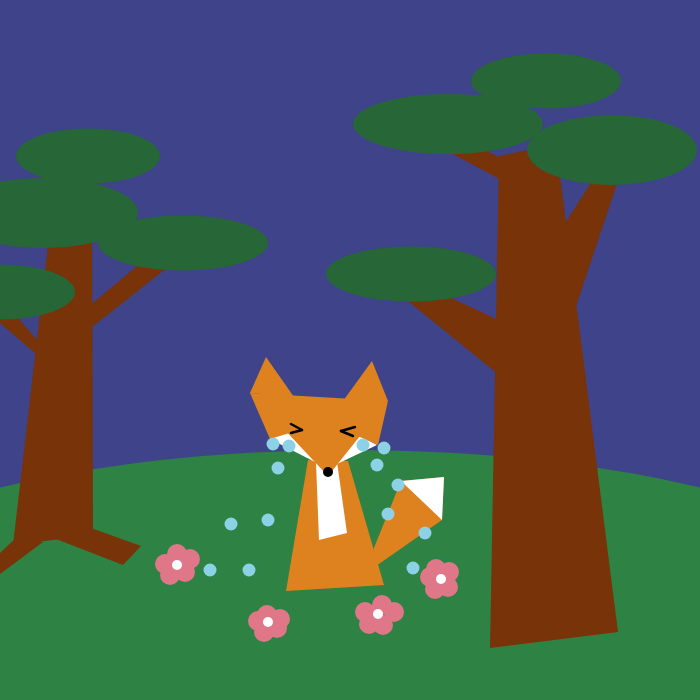
Frame 1 (no input)
Frame 60 (no input): identical to frame 1, image omitted
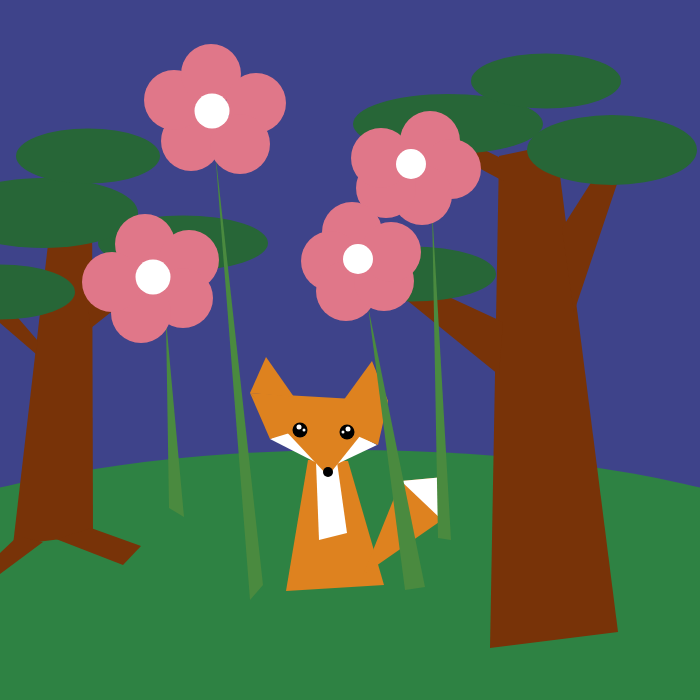
Frame 120 (the mouse pressed at the canvas centre since frame 60)

The p5.js sketch that drew these frames (run headless with seeded random() and noise() and a simulated clock; from frame 60 on, the mouse is pressed at the canvas centre):

// p5.js sketch
// ── sketch.js
function setup() {
  createCanvas(700, 700);
}


function draw() {
  background(62, 67, 138);
  noStroke();
  //ground
  fill(46, 130, 67);
  ellipse(width / 2, 650, 1200, 400)
  //tree 1
  fill(120, 51, 8);
  quad(93, 535, 13, 545, 54, 193, 92, 190);
  quad(91, 528, 141, 546, 123, 565, 56, 539);
  quad(91, 328, 168, 267, 161, 246, 88, 307);
  quad(161, 271, 228, 261, 222, 241, 164, 249);
  quad(36, 354, 0, 323, 0, 297, 38, 341);
  quad(18, 536, 0, 553, 0, 574, 43, 542);
  //tree 2
  quad(490, 648, 499, 156, 556, 144, 618, 632);
  quad(499, 375, 403, 297, 436, 291, 503, 322);
  quad(562, 228, 608, 156, 624, 163, 574, 312);
  quad(505, 182, 449, 152, 462, 139, 505, 160);

  //leaves tree 1
  fill(39, 102, 55);
  ellipse(183, 243, 170, 55);
  ellipse(0, 292, 150, 55);
  ellipse(43, 213, 190, 70);
  ellipse(88, 156, 144, 55);
  //leaves tree 2
  ellipse(411, 274, 170, 55);
  ellipse(448, 124, 190, 60);
  ellipse(612, 150, 170, 70);
  ellipse(546, 81, 150, 55);

  //baby fox
  //body
  fill(222, 130, 31);
  quad(308, 460, 348, 461, 384, 585, 286, 591);
  //tail
  quad(401, 481, 444, 477, 442, 520, 363, 575);
  //white fur
  fill('white');
  quad(316, 462, 337, 462, 347, 533, 319, 540);
  triangle(317, 463, 290, 430, 270, 439);
  triangle(337, 464, 357, 434, 377, 445);
  triangle(442, 520, 401, 481, 444, 477)

  //face
  fill(222, 130, 31);
  triangle(250, 393, 388, 401, 328, 476);
  //ears
  triangle(250, 393, 266, 357, 294, 397);
  triangle(343, 401, 372, 361, 388, 401);
  //cheeks
  triangle(250, 393, 270, 439, 293, 432);
  triangle(353, 434, 388, 401, 378, 445);
  //nose
  fill('black');
  ellipse(328, 472, 10, 10);


  if (mouseIsPressed) {
    fill('black');
    ellipse(300, 430, 15, 15);
    ellipse(347, 432, 15, 15);
    fill('white');
    ellipse(299, 427, 5, 5);
    ellipse(304, 430, 3, 3);
    ellipse(348, 429, 5, 5);
    ellipse(343, 432, 3, 3);
    //stems
    fill(74, 138, 63);
    triangle(166, 320, 184, 517, 169, 508);
    triangle(368, 306, 405, 590, 425, 587);
    triangle(432, 207, 438, 538, 451, 540);
    triangle(250, 600, 215, 150, 263, 585)
    //big flowers
    fill(224, 119, 137);
    ellipse(191, 141, 60, 60);
    ellipse(174, 100, 60, 60);
    ellipse(211, 74, 60, 60);
    ellipse(256, 103, 60, 60);
    ellipse(240, 144, 60, 60);

    ellipse(430, 141, 60, 60);
    ellipse(451, 169, 60, 60);
    ellipse(422, 195, 60, 60);
    ellipse(386, 188, 60, 60);
    ellipse(381, 158, 60, 60);

    ellipse(145, 244, 60, 60);
    ellipse(189, 260, 60, 60);
    ellipse(183, 298, 60, 60);
    ellipse(141, 313, 60, 60);
    ellipse(112, 282, 60, 60);

    ellipse(352, 232, 60, 60);
    ellipse(331, 261, 60, 60);
    ellipse(346, 291, 60, 60);
    ellipse(384, 281, 60, 60);
    ellipse(391, 252, 60, 60);

    //flower center
    fill('white')
    ellipse(212, 111, 35, 35);
    ellipse(153, 277, 35, 35);
    ellipse(358, 259, 30, 30);
    ellipse(411, 164, 30, 30);

  } else {

    //eyes
    stroke('black');
    strokeWeight(2.5);
    line(291, 424, 302, 430);
    line(302, 430, 291, 433);
    line(355, 427, 341, 431);
    line(341, 431, 353, 436);

    //flowers
    noStroke();
    fill(224, 119, 137);
    ellipse(177, 554, 20, 20);
    ellipse(165, 564, 20, 20);
    ellipse(170, 575, 20, 20);
    ellipse(185, 572, 20, 20);
    ellipse(190, 559, 20, 20);

    ellipse(267, 615, 20, 20);
    ellipse(258, 621, 20, 20);
    ellipse(264, 632, 20, 20);
    ellipse(277, 628, 20, 20);
    ellipse(280, 619, 20, 20);

    ellipse(436, 569, 20, 20);
    ellipse(449, 572, 20, 20);
    ellipse(448, 587, 20, 20);
    ellipse(435, 589, 20, 20);
    ellipse(430, 577, 20, 20);

    ellipse(382, 605, 20, 20);
    ellipse(394, 612, 20, 20);
    ellipse(383, 625, 20, 20);
    ellipse(369, 624, 20, 20);
    ellipse(365, 612, 20, 20);

    //flower centers
    fill('white')
    ellipse(177, 565, 10, 10);
    ellipse(268, 622, 10, 10);
    ellipse(378, 614, 10, 10);
    ellipse(441, 579, 10, 10);

    //tears
    fill(140, 209, 230)
    ellipse(363, 445, 13, 13);
    ellipse(384, 448, 13, 13);
    ellipse(377, 465, 13, 13);
    ellipse(398, 485, 13, 13);
    ellipse(388, 514, 13, 13);
    ellipse(425, 533, 13, 13);
    ellipse(413, 568, 13, 13);
    ellipse(289, 446, 13, 13);
    ellipse(273, 444, 13, 13);
    ellipse(278, 468, 13, 13);
    ellipse(268, 520, 13, 13);
    ellipse(231, 524, 13, 13);
    ellipse(249, 570, 13, 13);
    ellipse(210, 570, 13, 13);
  }
}

// ── mp1.css
p {
  font-family: 'Hammersmith One', sans-serif;
  color: #4a8a3f;
  font-size: 20px;
}
